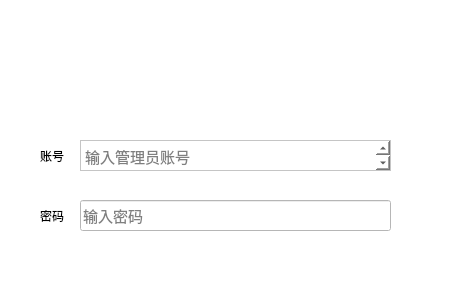
<?xml version="1.0" encoding="UTF-8"?>
<ui version="4.0">
 <class>MainWidget</class>
 <widget class="QWidget" name="MainWidget">
  <property name="geometry">
   <rect>
    <x>0</x>
    <y>0</y>
    <width>450</width>
    <height>300</height>
   </rect>
  </property>
  <property name="windowTitle">
   <string>高校人员信息管理系统</string>
  </property>
  <property name="windowIcon">
   <iconset resource="images.qrc">
    <normaloff>:/img/image/icon.png</normaloff>:/img/image/icon.png</iconset>
  </property>
  <property name="styleSheet">
   <string notr="true">background-color: rgb(255, 255, 255);</string>
  </property>
  <widget class="QLabel" name="label">
   <property name="geometry">
    <rect>
     <x>0</x>
     <y>0</y>
     <width>450</width>
     <height>100</height>
    </rect>
   </property>
   <property name="styleSheet">
    <string notr="true">background-image: url(:/img/image/登录页标题图.jpg);</string>
   </property>
   <property name="text">
    <string/>
   </property>
  </widget>
  <widget class="QLabel" name="label_2">
   <property name="geometry">
    <rect>
     <x>40</x>
     <y>140</y>
     <width>31</width>
     <height>31</height>
    </rect>
   </property>
   <property name="text">
    <string>账号</string>
   </property>
  </widget>
  <widget class="QLabel" name="label_3">
   <property name="geometry">
    <rect>
     <x>40</x>
     <y>200</y>
     <width>31</width>
     <height>31</height>
    </rect>
   </property>
   <property name="text">
    <string>密码</string>
   </property>
  </widget>
  <widget class="QTextEdit" name="username_edit">
   <property name="geometry">
    <rect>
     <x>80</x>
     <y>140</y>
     <width>311</width>
     <height>31</height>
    </rect>
   </property>
   <property name="font">
    <font>
     <family>微软雅黑</family>
     <pointsize>11</pointsize>
    </font>
   </property>
   <property name="styleSheet">
    <string notr="true"/>
   </property>
   <property name="documentTitle">
    <string/>
   </property>
   <property name="undoRedoEnabled">
    <bool>true</bool>
   </property>
   <property name="placeholderText">
    <string>输入管理员账号</string>
   </property>
  </widget>
  <widget class="QLineEdit" name="password_edit">
   <property name="geometry">
    <rect>
     <x>80</x>
     <y>200</y>
     <width>311</width>
     <height>31</height>
    </rect>
   </property>
   <property name="font">
    <font>
     <family>微软雅黑</family>
     <pointsize>11</pointsize>
    </font>
   </property>
   <property name="inputMask">
    <string/>
   </property>
   <property name="echoMode">
    <enum>QLineEdit::Password</enum>
   </property>
   <property name="placeholderText">
    <string>输入密码</string>
   </property>
  </widget>
 </widget>
 <layoutdefault spacing="6" margin="11"/>
 <resources>
  <include location="images.qrc"/>
 </resources>
 <connections/>
</ui>
